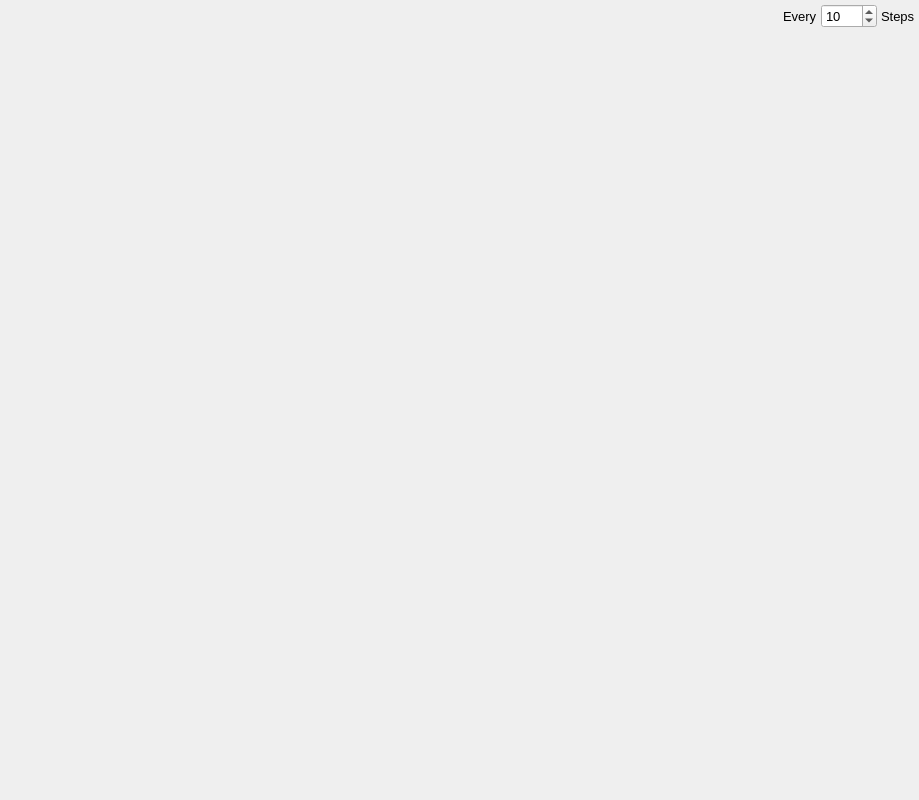
<?xml version="1.0" encoding="UTF-8"?>
<ui version="4.0">
 <class>ModuleLayerTab</class>
 <widget class="QWidget" name="ModuleLayerTab">
  <property name="geometry">
   <rect>
    <x>0</x>
    <y>0</y>
    <width>919</width>
    <height>800</height>
   </rect>
  </property>
  <property name="font">
   <font>
    <pointsize>10</pointsize>
   </font>
  </property>
  <property name="windowTitle">
   <string>Form</string>
  </property>
  <layout class="QVBoxLayout" name="verticalLayout_2">
   <property name="spacing">
    <number>4</number>
   </property>
   <property name="leftMargin">
    <number>4</number>
   </property>
   <property name="topMargin">
    <number>4</number>
   </property>
   <property name="rightMargin">
    <number>4</number>
   </property>
   <property name="bottomMargin">
    <number>4</number>
   </property>
   <item>
    <layout class="QHBoxLayout" name="horizontalLayout_3">
     <property name="spacing">
      <number>4</number>
     </property>
     <item>
      <spacer name="horizontalSpacer">
       <property name="orientation">
        <enum>Qt::Horizontal</enum>
       </property>
       <property name="sizeHint" stdset="0">
        <size>
         <width>40</width>
         <height>20</height>
        </size>
       </property>
      </spacer>
     </item>
     <item>
      <widget class="QToolButton" name="EnabledButton">
       <property name="sizePolicy">
        <sizepolicy hsizetype="Fixed" vsizetype="Fixed">
         <horstretch>0</horstretch>
         <verstretch>0</verstretch>
        </sizepolicy>
       </property>
       <property name="maximumSize">
        <size>
         <width>34</width>
         <height>16777215</height>
        </size>
       </property>
       <property name="toolTip">
        <string>Whether the layer is enabled</string>
       </property>
       <property name="text">
        <string/>
       </property>
       <property name="icon">
        <iconset resource="main.qrc">
         <normaloff>:/general/icons/slider-off.svg</normaloff>
         <normalon>:/general/icons/slider-on.svg</normalon>:/general/icons/slider-off.svg</iconset>
       </property>
       <property name="iconSize">
        <size>
         <width>32</width>
         <height>16</height>
        </size>
       </property>
       <property name="checkable">
        <bool>true</bool>
       </property>
       <property name="checked">
        <bool>false</bool>
       </property>
       <property name="autoRaise">
        <bool>true</bool>
       </property>
      </widget>
     </item>
     <item>
      <widget class="QLabel" name="FrequencyLabelPre">
       <property name="text">
        <string>Every</string>
       </property>
      </widget>
     </item>
     <item>
      <widget class="QSpinBox" name="FrequencySpin">
       <property name="sizePolicy">
        <sizepolicy hsizetype="Preferred" vsizetype="Fixed">
         <horstretch>0</horstretch>
         <verstretch>0</verstretch>
        </sizepolicy>
       </property>
       <property name="toolTip">
        <string>Frequency, relative to the main iteration counter, at which the layer will be executed</string>
       </property>
       <property name="minimum">
        <number>1</number>
       </property>
       <property name="maximum">
        <number>1000</number>
       </property>
       <property name="value">
        <number>10</number>
       </property>
      </widget>
     </item>
     <item>
      <widget class="QLabel" name="FrequencylabelPost">
       <property name="text">
        <string>Steps</string>
       </property>
      </widget>
     </item>
    </layout>
   </item>
   <item>
    <layout class="QHBoxLayout" name="horizontalLayout_2">
     <property name="spacing">
      <number>4</number>
     </property>
     <item>
      <widget class="ModuleEditor" name="ModulePanel" native="true">
       <property name="sizePolicy">
        <sizepolicy hsizetype="Expanding" vsizetype="Expanding">
         <horstretch>0</horstretch>
         <verstretch>0</verstretch>
        </sizepolicy>
       </property>
      </widget>
     </item>
    </layout>
   </item>
  </layout>
 </widget>
 <customwidgets>
  <customwidget>
   <class>ModuleEditor</class>
   <extends>QWidget</extends>
   <header>gui/moduleeditor.h</header>
   <container>1</container>
  </customwidget>
 </customwidgets>
 <resources>
  <include location="main.qrc"/>
 </resources>
 <connections/>
</ui>
